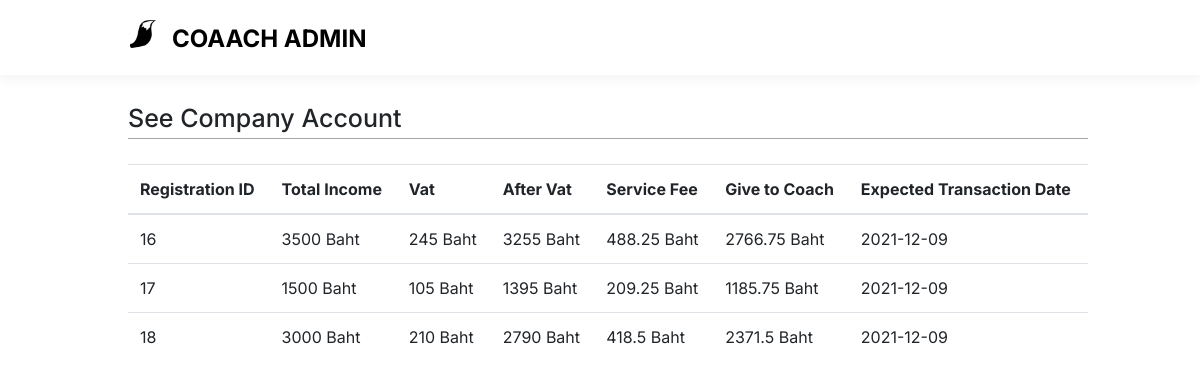
Page /admin/Company_account.php on the committed database.
### tables this page shows
CREATE TABLE `company_account` (
  `recordno` int(10) NOT NULL,
  `registration_id` int(10) UNSIGNED DEFAULT NULL,
  `total_in` float DEFAULT NULL,
  `vat` float DEFAULT NULL,
  `after_vat` float DEFAULT NULL,
  `service_fee` float DEFAULT NULL,
  `give_to_coach` float DEFAULT NULL,
  `expected_transaction_date` date DEFAULT NULL
);

### public/admin/Company_account.php (the view, shortened to what this page needs)
<!DOCTYPE html>
<html>
<head>
    <link rel="stylesheet" href="https://stackpath.bootstrapcdn.com/bootstrap/4.1.3/css/bootstrap.min.css">
    <link rel="stylesheet" href="../styleSheet/income.css">
</head>
<body>
<?php include_once "header.php"; ?>
<section class="form table">
    <header>See Company Account</header>
    <div class="content">
        <table class="table table-hover">
            <thead>
            <tr>
                <th scope="col">Registration ID</th>
                <th scope="col">Total Income</th>
                <th scope="col">Vat</th>
                <th scope="col">After Vat</th>
                <th scope="col">Service Fee</th>
                <th scope="col">Give to Coach</th>
                <th scope="col">Expected Transaction Date</th>
            </tr>
            </thead>
            <tbody>
            <?php
            $q = "SELECT * FROM Company_account";
            $result=$mysqli->query($q);
            while($row=$result->fetch_array()){ ?>
                <tr>
                    <td><?=$row['registration_id']?></td>
                    <td><?=$row['total_in']?> Baht</td>
                    <td><?=$row['vat']?> Baht</td>
                    <td><?=$row['after_vat']?> Baht</td>
                    <td><?=$row['service_fee']?> Baht</td>
                    <td><?=$row['give_to_coach']?> Baht</td>
                    <td><?=$row['expected_transaction_date']?></td>
                </tr>
            <?php } ?>
            </tbody>
        </table>
    </div>
</section>
</body>
</html>

### public/styleSheet/income.css (style rules this page uses)
.form header { width: 80%; font-weight: 500; font-size: 25px; margin: 25px 0 0 128px; border-bottom: 1px solid #a5a3a3; }
.form .table { margin: 25px 0 0 128px; width: 80%; }

### public/styleSheet/header.css (style rules this page uses)
:root { --main-color: #B0A698; --main-color2:#F2EBE6; --main-font-family:inter; }
body { font-family: var(--main-font-family); margin: 0px; }

### rows in the picture
company_account: registration "16", total_in "3500", vat "245", after_vat "3255", service_fee "488.25", give_to_coach "2766.75", expected_transaction_date "2021-12-09"
company_account: registration "17", total_in "1500", vat "105", after_vat "1395", service_fee "209.25", give_to_coach "1185.75", expected_transaction_date "2021-12-09"
company_account: registration "18", total_in "3000", vat "210", after_vat "2790", service_fee "418.5", give_to_coach "2371.5", expected_transaction_date "2021-12-09"
